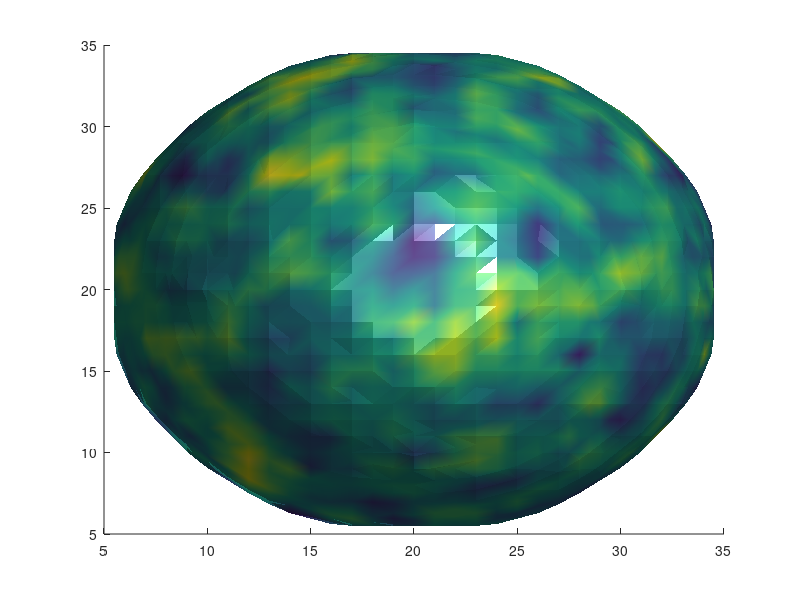

MATLAB code for this plot: (Note: this script raises an error after producing the figure.)
Nx=40;
Ny=40;
Nz=70;
R=15;

% load initial
% u0=uout+ues; v0=vout+ves; w0=wout+wes; x0=xout+xes;
fi=ones(Nx,Ny,Nz);
r = zeros(Nx,Ny,Nz);

%ancho=2;
for i=1:Nx
    for j=1:Ny
        for k=1:Nz
      r(i,j,k)=sqrt((i-Nx/2)^2+(j-Ny/2)^2+(k)^2);
      if r(i,j,k)>=R
      fi(i,j,k)=-1;
      end
        end
   
   end
end


% for i = 10:30
%     for j = 10:30
%        for k = 25:45
%           fi(i,j,k) = -1; 
%        end
%     end
% end

    %R = 9;
    %N = 2;
    [X,Y,Z]=meshgrid(1:Nx,1:Ny,1:Nz);
        %teta=atan2((Y-Ny/2),(X-Nx/2));
        %rad=sqrt((X-Nx/2+.5).^2+(Y-Ny/2+.5).^2);
        %u=1.5*exp(-((X-Nx/2-.5).^2+(Y-Ny/2-.5).^2+(Z-7).^2)/50);
        %u=2.5*rad.*(cos(teta*N)+sin(teta*N)).*(Z/Nz)/max(max(max(rad)))+(exp(-((-X+Nx/2-.5).^2+(-Y+Ny/2-.5).^2+(-Z+R+14).^2)/80));
        %u=-2.5*rad.*(cos(teta*N)+sin(teta*N)).*(Z/Nz)/max(max(max(rad)))+(exp(-((X-Nx/2).^2+(Y-Ny/2).^2+(Z-R+14).^2)/50));
        u=2.5*rand(Nx,Ny,Nz);
        
%     u = zeros(Nx,Ny,Nz);
%     
%      for i=1:Nx
%          for j=1:Ny
%              for k=1:Nz
%                  u(i,j,k)=0.05*(1.5*exp(-((i-Nx/2-0.5)^2+(j-Ny/2-0.5)^2+(k-13-0.5)^2)/200)-0.1);%primera prueba
%              end
%          end
%      end

% fix0(:,:)=fi(Nx/2,:,:);
% 
% figure(1)
% clf
%     ux(:,:)=u(:,Ny/2,:);
%     %vx(:,:)=v(:,Ny/2,:);
%     fix(:,:)=fi(Nx/2,:,:);
% clf
% hold on
% mesh(ux,'FaceAlpha',0.5),shading interp,  view(-36,18)
% %mesh(fix,'FaceColor','none')
% hold off
% 
% % %%
%       figure(2)
%      clf
% [x,y,z] = meshgrid(1:1:Ny,1:1:Nx,1:1:Nz);
% xslice = [Nx/2-R:R:Nx/2+R,Nx/2-R:R:Nx/2+R];yslice = [Ny/2-R:R:Ny/2+R,Ny/2-R:R:Ny/2+R]; zslice = [0:3:R,0:3:R];
% p3=slice(x,y,z,u,xslice,yslice,zslice);
% set(p3,'FaceColor','flat','EdgeColor','none','FaceAlpha',0.1);
% rs=max(abs(max(max(max(u)))),abs(min(min(min(u)))));
% 
% axis equal, view(74,18), 
% set(gca,'CLim',[-rs,rs])
% colorbar;
% %%
    figure(4)
    
%     u = smooth3(u,'box',3); 
    clf
       
    %cdata = smooth3((u-min(min(min(u))))./(max(max(max(u)))-min(min(min(u)))),'box',5);
       cdata = smooth3(u,'box',3);
    fim = smooth3(fi,'box',3);
    p4=patch(isosurface(fim,0));
    isonormals(fim,p4);
    isocolors(cdata,p4);
    set(p4,'FaceColor','interp','EdgeColor','none'),
    camlight, lighting phong
    axis equal, axis off, 
    axis([1 Nx 1 Ny 1 Nz]),
    colormap jet
    light
material metal
    colorbar
view(-15,40)


%     figure(4)
%     fix(:,:)=fi(:,Ny/2,:);
%     contour(fix,[0 0],'k')
%     hold on
%     contour(fix0,[0 0],'r')
%     axis equal
%     %getframe(gcf);
%     hold off
